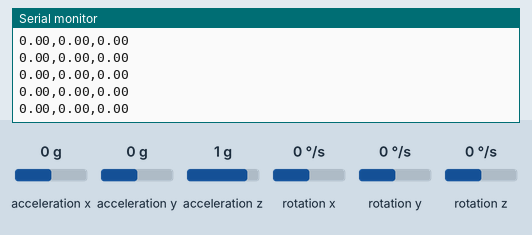
Simulated run of this sketch. Board: ESP32. On the bench: the last lines printed to the serial monitor. Wiring (inferred from the names in the program): ADXL345 accelerometer at I2C address 0x53; L3G4200D gyroscope at I2C address 0x69. Inputs (shaded band) come from the test bench; at power-on: rotation x 0 °/s, acceleration x 0 g, rotation y 0 °/s, rotation z 0 °/s, acceleration y 0 g, acceleration z 1 g.

Above: at 4.6 s.
4.7 s: rotation x set to -192 °/s
At 5.4 s:
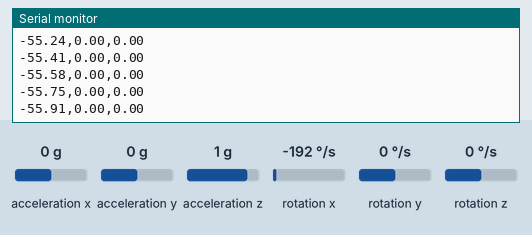
6.2 s: acceleration x set to -1.4 g
At 6.8 s:
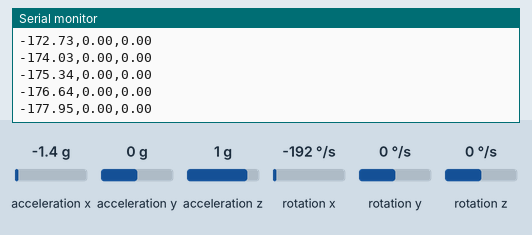
7.7 s: rotation y set to -192 °/s
At 8.2 s:
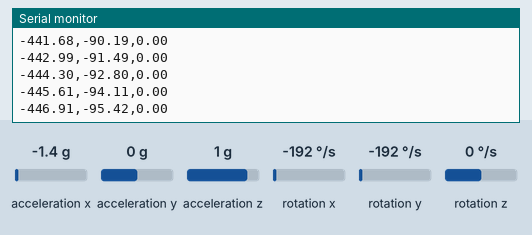
9.2 s: rotation z set to -192 °/s
At 9.8 s:
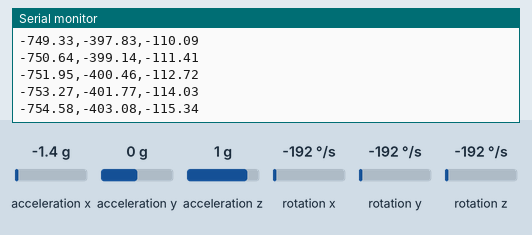
Timing chart, 0 to 11.7 s (numbered marks = the images above; inputs shaded):
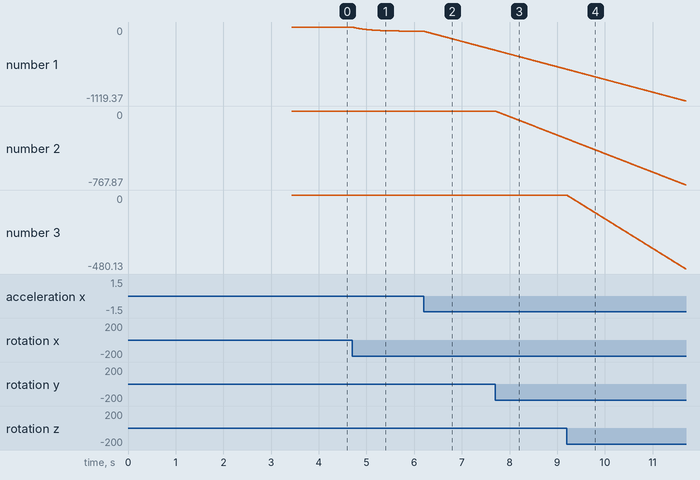

Measured:
- after the input at 4.7 s, the serial monitor: prints a new line at once (image 1)
- plotted number 1: 0 → -63.15 after the input at 4.7 s

The sketch:

rocket_imu.ino
```cpp
// Rocket attitude estimation: ESP32 + GY-801 (ADXL345 accel + L3G4200D gyro)
// Output over Serial @115200: "roll,pitch,yaw" in degrees, ~200 Hz
// Wiring: SDA -> GPIO21, SCL -> GPIO22
#include <Wire.h>

// ---------- Sensor addresses ----------
const uint8_t ADXL345 = 0x53;
const uint8_t L3G4200D = 0x69;

// ---------- Settings ----------
const float ACC_SCALE  = 0.0039f;   // g/LSB  (ADXL345 full-resolution, +-16 g)
const float GYRO_SCALE = 0.070f;    // dps/LSB (L3G4200D, 2000 dps)
const int   CAL_SAMPLES = 500;      // gyro calibration samples (keep rocket still!)
const float ALPHA = 0.98f;          // complementary filter gyro weight

float gBias[3] = {0, 0, 0};
float roll = 0, pitch = 0, yaw = 0;
unsigned long tPrev;

void writeReg(uint8_t dev, uint8_t reg, uint8_t val) {
  Wire.beginTransmission(dev);
  Wire.write(reg);
  Wire.write(val);
  Wire.endTransmission();
}

// Read 6 bytes (X,Y,Z little-endian) starting at reg
bool read6(uint8_t dev, uint8_t reg, int16_t *out) {
  Wire.beginTransmission(dev);
  Wire.write(reg);
  if (Wire.endTransmission(false) != 0) return false;
  if (Wire.requestFrom(dev, (uint8_t)6) != 6) return false;
  for (int i = 0; i < 3; i++) {
    uint8_t lo = Wire.read();
    uint8_t hi = Wire.read();
    out[i] = (int16_t)(hi << 8 | lo);
  }
  return true;
}

bool readSensors(float *a, float *g) {
  int16_t ra[3], rg[3];
  if (!read6(ADXL345, 0x32, ra)) return false;
  if (!read6(L3G4200D, 0x28 | 0x80, rg)) return false;   // 0x80 = auto-increment
  for (int i = 0; i < 3; i++) {
    a[i] = ra[i] * ACC_SCALE;
    g[i] = rg[i] * GYRO_SCALE;
  }
  return true;
}

void setup() {
  Serial.begin(115200);
  Wire.begin(21, 22);
  Wire.setClock(400000);

  // ADXL345: measure mode, full resolution +-16 g, 200 Hz
  writeReg(ADXL345, 0x2D, 0x08);
  writeReg(ADXL345, 0x31, 0x0B);
  writeReg(ADXL345, 0x2C, 0x0B);

  // L3G4200D: 200 Hz, normal mode, XYZ on, BDU on, 2000 dps
  writeReg(L3G4200D, 0x20, 0x4F);
  writeReg(L3G4200D, 0x23, 0xA0);

  delay(100);

  Wire.beginTransmission(L3G4200D);
  Wire.write(0x0F);
  Wire.endTransmission(false);
  Wire.requestFrom(L3G4200D, (uint8_t)1);
  if (Wire.read() != 0xD3) Serial.println("# WARNING: L3G4200D WHO_AM_I mismatch");

  // Gyro calibration
  Serial.println("# Calibrating gyro, keep still...");
  float a[3], g[3];
  int n = 0;
  for (int i = 0; i < CAL_SAMPLES; i++) {
    if (readSensors(a, g)) {
      for (int k = 0; k < 3; k++) gBias[k] += g[k];
      n++;
    }
    delay(5);
  }
  if (n > 0) for (int k = 0; k < 3; k++) gBias[k] /= n;

  // Initial attitude from accelerometer
  if (readSensors(a, g)) {
    roll  = atan2(a[1], a[2]) * RAD_TO_DEG;
    pitch = atan2(-a[0], sqrt(a[1]*a[1] + a[2]*a[2])) * RAD_TO_DEG;
  }
  Serial.println("# Ready");
  tPrev = micros();
}

void loop() {
  float a[3], g[3];
  if (!readSensors(a, g)) { delay(5); return; }
  for (int k = 0; k < 3; k++) g[k] -= gBias[k];

  unsigned long now = micros();
  float dt = (now - tPrev) / 1e6f;
  tPrev = now;

  float accRoll  = atan2(a[1], a[2]) * RAD_TO_DEG;
  float accPitch = atan2(-a[0], sqrt(a[1]*a[1] + a[2]*a[2])) * RAD_TO_DEG;

  // Trust the accelerometer only when total acceleration is close to 1 g
  // (during motor burn it is not, so the gyro takes over).
  float aMag = sqrt(a[0]*a[0] + a[1]*a[1] + a[2]*a[2]);
  float alpha = (aMag > 0.85f && aMag < 1.15f) ? ALPHA : 1.0f;

  roll  = alpha * (roll  + g[0] * dt) + (1 - alpha) * accRoll;
  pitch = alpha * (pitch + g[1] * dt) + (1 - alpha) * accPitch;
  yaw  += g[2] * dt;   // drifts: no magnetometer fusion yet

  Serial.printf("%.2f,%.2f,%.2f\n", roll, pitch, yaw);
  delay(5);
}
```
